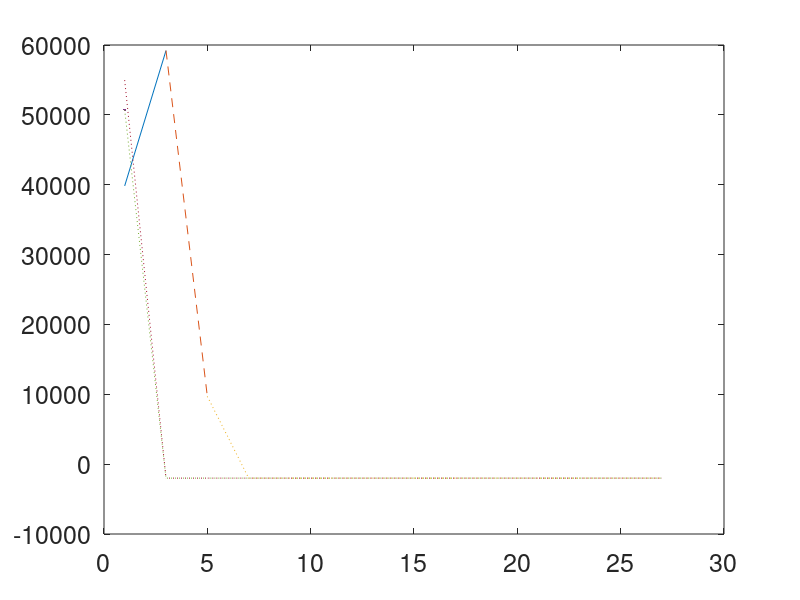

This figure's MATLAB source: (Note: this script raises an error after producing the figure.)
data = [
39826.6	59202.8	9696.67	-2000	-2000	-2000	-2000	-2000	-2000	-2000	-2000	-2000	-2000	-2000;
50729.8	-2000	-2000	-2000	-2000	-2000	-2000	-2000	-2000	-2000	-2000	-2000	-2000	-2000;
54973.7	-2000	-2000	-2000	-2000	-2000	-2000	-2000	-2000	-2000	-2000	-2000	-2000	-2000;
46783.9	78097.9	79937.2	21920.1	-2000	-2000	-2000	-2000	-2000	-2000	-2000	-2000	-2000	-2000;
];
%% basecase
x = 1:2:28;
y11 = data(1,1:2);
y12 = data(1,2:3);
y13 = data(1,3:end);
y21 = data(2,1);
y23 = data(2,1:end);
y32 = data(3,1);
y33 = data(3,1:end);

figure
p = plot(x(1:2),y11,x(2:3),y12,'--',x(3:end),y13,':', ...
    x(1),y21,x(1:end),y23,':', ...
    x(1),y32,'--',x(1:end),y33,':');
set(gca,"FontSize",18)
p(1).LineWidth = 3;
p(2).LineWidth = 3;
p(3).LineWidth = 3;
p(1).Marker = '>';
p(1).MarkerIndices = [1,2,3];
p(1).MarkerSize = 10;
p(2).Marker = '+';
p(2).MarkerIndices = [2,3];
p(2).MarkerSize = 10;
p(3).Marker = '*';
p(3).MarkerIndices = 2:1:length(y13);
p(3).MarkerSize = 10;

p(4).LineWidth = 3;
p(5).LineWidth = 3;
p(4).Marker = '>';
p(4).MarkerIndices = [1];
p(4).MarkerSize = 10;
p(5).Marker = '*';
p(5).MarkerIndices = 2:1:length(y23);
p(5).MarkerSize = 10;

p(6).LineWidth = 3;
p(7).LineWidth = 3;
p(6).Marker = '>';
p(6).MarkerIndices = [1];
p(6).MarkerSize = 10;
p(7).Marker = '*';
p(7).MarkerIndices = 2:1:length(y33);
p(7).MarkerSize = 10;

p(1).MarkerEdgeColor = [0,0,1];
p(2).MarkerEdgeColor = [0,0,1];
p(3).MarkerEdgeColor = [0,0,1];
p(4).MarkerEdgeColor = [1,0,0];
p(5).MarkerEdgeColor = [1,0,0];
p(6).MarkerEdgeColor = [0,0,0];
p(7).MarkerEdgeColor = [0,0,0];
p(1).Color = [0,0,1];
p(2).Color = [0,0,1];
p(3).Color = [0,0,1];
p(4).Color = [1,0,0];
p(5).Color = [1,0,0];
p(6).Color = [0,0,0];
p(7).Color = [0,0,0];

legend({'ACLF2, L: wait, M: wait ','ACLF2, L: accept, M: wait ','ACLF2, L: accept, M: accept ', ...
    'ACLF=3OF, L: wait, M: wait ','ACLF=3OF, L: accept, M: accept ', ...
    'ACLF>3OF, L: wait, M: wait ','ACLF>3OF, L: accept, M: accept '},FontSize=18)
xlabel('Day',FontSize=16) 
ylabel('D: Difference in Lifetime Total Expected Value ($)',FontSize=16) 

title('rr = 0.8, o = 70%',FontSize=18 )
%% fig2
x = 1:2:28;
y11 = data(4,1:2);
y12 = data(4,2:4);
y13 = data(4,4:end);
figure
p = plot(x(1:2),y11,x(2:4),y12,'--',x(4:end),y13,':');
set(gca,"FontSize",18)
p(1).LineWidth = 3;
p(2).LineWidth = 3;
p(3).LineWidth = 3;
p(1).Marker = '>';
p(1).MarkerIndices = [1,2];
p(1).MarkerSize = 10;
p(2).Marker = '+';
p(2).MarkerIndices = [2,3];
p(2).MarkerSize = 10;
p(3).Marker = '*';
p(3).MarkerIndices = 2:1:length(y13);
p(3).MarkerSize = 10;


p(1).MarkerEdgeColor = [0,0,0];
p(2).MarkerEdgeColor = [0,0,0];
p(3).MarkerEdgeColor = [0,0,0];

p(1).Color = [0,0,0];
p(2).Color = [0,0,0];
p(3).Color = [0,0,0];


legend({'ACLF2, L: wait, M: wait ','ACLF2, L: accept, M: wait ','ACLF2, L: accept, M: accept '},FontSize=18)
xlabel('Day',FontSize=16) 
ylabel('D: Difference in Lifetime Total Expected Value ($)',FontSize=16) 
ylim([-5000 90000])
title('rr = 0.7, o = 70%',FontSize=18 )


%% over state
data =[
51244.8	90414.8	121248	136759	128928	95759.3	54187.8	23251.4	-2000	-2000	-2000	-2000	-2000	-2000;
90240.2	127508	98490.7	19461.5	-2000	-2000	-2000	-2000	-2000	-2000	-2000	-2000	-2000	-2000;
104851	134884	27856.4	-2000	-2000	-2000	-2000	-2000	-2000	-2000	-2000	-2000	-2000	-2000;

];
x = 1:1:3;
%2,4,6
y11 = data(1:3,1);
y21 = data(1:3,2);
y31 = data(1,3);
y32 = data(1:3,3);


figure
p = plot(x(1:3),y11,x(1:3),y21,x(1),y31,x(1:3),y32,'--');

set(gca,"FontSize",18)
p(1).LineWidth = 3;
p(2).LineWidth = 3;
p(3).LineWidth = 3;
p(1).Marker = '>';
p(1).MarkerIndices = 1:1:length(y11);
p(1).MarkerSize = 10;
p(2).Marker = '>';
p(2).MarkerIndices = 1:1:length(y21);
p(2).MarkerSize = 10;
p(3).Marker = '>';
p(3).MarkerIndices = [1];
p(3).MarkerSize = 10;

p(4).LineWidth = 3;

p(4).Marker = '+';
p(4).MarkerIndices = 2:1:length(y32);
p(4).MarkerSize = 10;


p(1).MarkerEdgeColor = [0,0,1];
p(2).MarkerEdgeColor = [1,0,0];
p(3).MarkerEdgeColor = [0,0,0];
p(4).MarkerEdgeColor = [0,0,0];

p(1).Color = [0,0,1];
p(2).Color = [1,0,0];
p(3).Color = [0,0,0];
p(4).Color = [0,0,0];

legend({'Day 2, L: wait, M: wait ','Day 4, L: wait, M: wait ', ...
    'Day 6, L: wait, M: wait ','Day 6, L: accept, M: wait'},FontSize=12,location = 'southwest')

xlabel('State',FontSize=16) 
ylabel('D: Difference in Lifetime Total Expected Value ($)',FontSize=14) 
set(gca,'xtick',1:3);
set(gca,'xticklabel',{'ACLF2', 'ACLF=3OF', 'ACLF>3OF'},'fontsize',14)
title('rr = 0.5, o = 70%',FontSize=16)
%% CKD
data = [
-199.371	-165.23	-130.487	-94.8354	-57.9444	-20	-20	-20	-20	-20	-20	-20	-20	-20	-20	-20	-20	-20	-20	-20;
-166.185	-131.305	-95.5395	-58.5587	-20	-20	-20	-20	-20	-20	-20	-20	-20	-20	-20	-20	-20	-20	-20	-20;
];
x = 45:1:64;
y11 = data(1,1:5);
y12 = data(1,5:end);
y21 = data(2,1:4);
y22 = data(2,4:end);

figure

p = plot(x(1:5),y11,x(5:end),y12,'--', ...
    x(1:4),y21,x(4:end),y22,'--');
set(gca,"FontSize",18)
p(1).LineWidth = 3;
p(2).LineWidth = 3;
p(3).LineWidth = 3;
p(4).LineWidth = 3;
p(1).Marker = '>';
p(1).MarkerIndices = [1,2,3,4,5,6];
p(1).MarkerSize = 10;
p(2).Marker = '+';
p(2).MarkerIndices = 2:1:length(y12);
p(2).MarkerSize = 10;
p(3).Marker = '>';
p(3).MarkerIndices = [1,2,3,4,5];
p(3).MarkerSize = 10;
p(4).Marker = '+';
p(4).MarkerIndices = 2:1:length(y22);
p(4).MarkerSize = 10;


p(1).MarkerEdgeColor = [0,0,1];
p(2).MarkerEdgeColor = [0,0,1];
p(3).MarkerEdgeColor = [1,0,0];
p(4).MarkerEdgeColor = [1,0,0];

p(1).Color = [0,0,1];
p(2).Color = [0,0,1];
p(3).Color = [1,0,0];
p(4).Color = [1,0,0];


legend({'CKD Stage 1, L: wait, M: wait ','CKD Stage 1, L: accept, M: accept ', ...
    'CKD Stage 2, L: wait, M: wait ','CKD Stage 2, L: accept, M: accept '},FontSize=18,location = 'southeast')
xlabel('Age',FontSize=16) 
ylabel('D: Difference in Lifetime Total Expected Value ($)',FontSize=16) 

%title('rr = 0.8, o = 70%',FontSize=18 )
